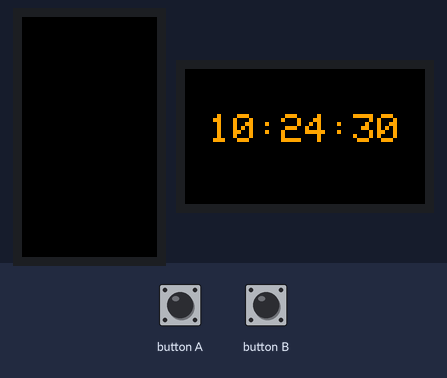
This program was run on a simulated ESP32. Shown: 135×240 colour display, 240×135 colour display. The test bench sets the inputs (shaded band). The local clock reads 2024-03-15 10:24:30 at power-on unless the program sets it.

Above: at 0.4 s.
At 1.5 s:
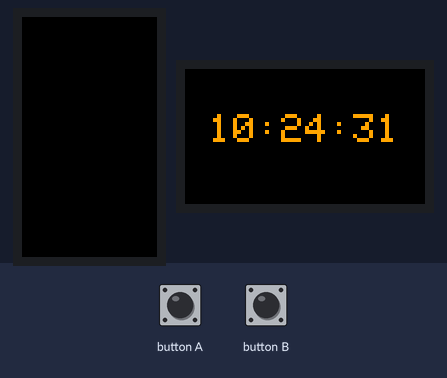
1.6 s: button B pressed for 0.25 s
At 3.1 s:
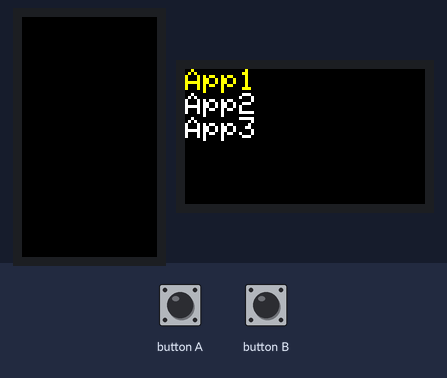
Timing chart, 0 to 4.6 s (numbered marks = the images above; inputs shaded):
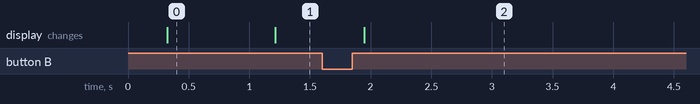

Measured:
- what the display in image 0 shows lasts 0.9 s, from 0.3 s to 1.2 s

The program:

main.cpp
```cpp
#include <M5StickCPlus2.h>

M5GFX display;
M5Canvas backgroundCanvas;
M5Canvas clockCanvas;
M5Canvas menuCanvas;

#define MENU_ITEMS 3

char menuItems[MENU_ITEMS][10] = {"App1", "App2", "App3"};

bool showMenu = false;
bool redrawBackground = false;

size_t previousSeconds = -1;
size_t selected = 0;
char timeString[20];

#define BG_COLOR BLACK
#define CLOCK_BG_COLOR BLACK
#define CLOCK_COLOR ORANGE
#define MENU_BG_COLOR BLACK
#define MENU_ITEM_COLOR WHITE
#define MENU_ITEM_SELECTED_COLOR YELLOW

void drawMenuSprite();
void drawClockSprite(m5::rtc_time_t time);

void setup() {
    M5.begin();
    display.begin();
    display.setRotation(1);
    display.setBrightness(50);

    clockCanvas.setTextSize(4);
    clockCanvas.setTextDatum(MC_DATUM);
    clockCanvas.setTextColor(CLOCK_COLOR);
    clockCanvas.createSprite(display.width(), clockCanvas.fontHeight());

    menuCanvas.setTextSize(3);
    menuCanvas.createSprite(display.width(), display.height());
    drawMenuSprite();
}

void loop() {
    M5.update();

    if (M5.BtnB.wasClicked()) {
        redrawBackground = true;
        showMenu = !showMenu;
    }

    // draw into sprites
    if (showMenu) {
        if (M5.BtnA.wasClicked()) {
            selected = (selected + 1) % MENU_ITEMS;
            drawMenuSprite();
        }
    } else {
        auto time = M5.Rtc.getTime();
        if (time.seconds != previousSeconds) {
            drawClockSprite(time);
        }
    }

    // composing display from sprites
    display.startWrite();
    if (redrawBackground) {
        display.clear(BLACK);
        redrawBackground = false;
    }
    if (showMenu) {
        menuCanvas.pushSprite(&display, 0, 0);
    } else {
        clockCanvas.pushSprite(&display, 0, display.height() / 3);
    }
    display.endWrite();

    delay(200);
}

void drawClockSprite(m5::rtc_time_t time) {
    clockCanvas.fillSprite(CLOCK_BG_COLOR);
    sprintf(timeString, "%02d:%02d:%02d", time.hours, time.minutes,
            time.seconds);
    clockCanvas.drawString(timeString, clockCanvas.width() / 2,
                           clockCanvas.height() / 2);
}

void drawMenuSprite() {
    menuCanvas.fillSprite(BLACK);
    menuCanvas.setCursor(0, 0);
    for (size_t i = 0; i < MENU_ITEMS; ++i) {
        menuCanvas.setTextColor(i == selected ? YELLOW : WHITE);
        menuCanvas.println(menuItems[i]);
    }
}
```
